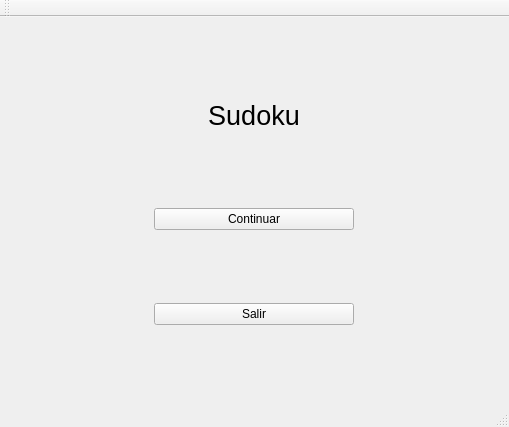
<?xml version="1.0" encoding="UTF-8"?>
<ui version="4.0">
 <class>MainWindow</class>
 <widget class="QMainWindow" name="MainWindow">
  <property name="geometry">
   <rect>
    <x>0</x>
    <y>0</y>
    <width>509</width>
    <height>427</height>
   </rect>
  </property>
  <property name="windowTitle">
   <string>MainWindow</string>
  </property>
  <widget class="QWidget" name="centralWidget">
   <layout class="QGridLayout" name="gridLayout_2">
    <item row="0" column="0">
     <widget class="QLabel" name="label">
      <property name="maximumSize">
       <size>
        <width>200</width>
        <height>40</height>
       </size>
      </property>
      <property name="font">
       <font>
        <pointsize>20</pointsize>
       </font>
      </property>
      <property name="text">
       <string>Sudoku</string>
      </property>
      <property name="alignment">
       <set>Qt::AlignCenter</set>
      </property>
     </widget>
    </item>
    <item row="1" column="0">
     <widget class="QPushButton" name="continuar_">
      <property name="sizePolicy">
       <sizepolicy hsizetype="Minimum" vsizetype="Fixed">
        <horstretch>0</horstretch>
        <verstretch>0</verstretch>
       </sizepolicy>
      </property>
      <property name="layoutDirection">
       <enum>Qt::LeftToRight</enum>
      </property>
      <property name="text">
       <string>Continuar</string>
      </property>
     </widget>
    </item>
    <item row="2" column="0">
     <widget class="QPushButton" name="salir_">
      <property name="text">
       <string>Salir</string>
      </property>
     </widget>
    </item>
   </layout>
  </widget>
  <widget class="QToolBar" name="mainToolBar">
   <attribute name="toolBarArea">
    <enum>TopToolBarArea</enum>
   </attribute>
   <attribute name="toolBarBreak">
    <bool>false</bool>
   </attribute>
  </widget>
  <widget class="QMenuBar" name="menuBar">
   <property name="geometry">
    <rect>
     <x>0</x>
     <y>0</y>
     <width>509</width>
     <height>19</height>
    </rect>
   </property>
  </widget>
  <widget class="QStatusBar" name="statusBar"/>
 </widget>
 <layoutdefault spacing="6" margin="11"/>
 <resources/>
 <connections/>
</ui>
